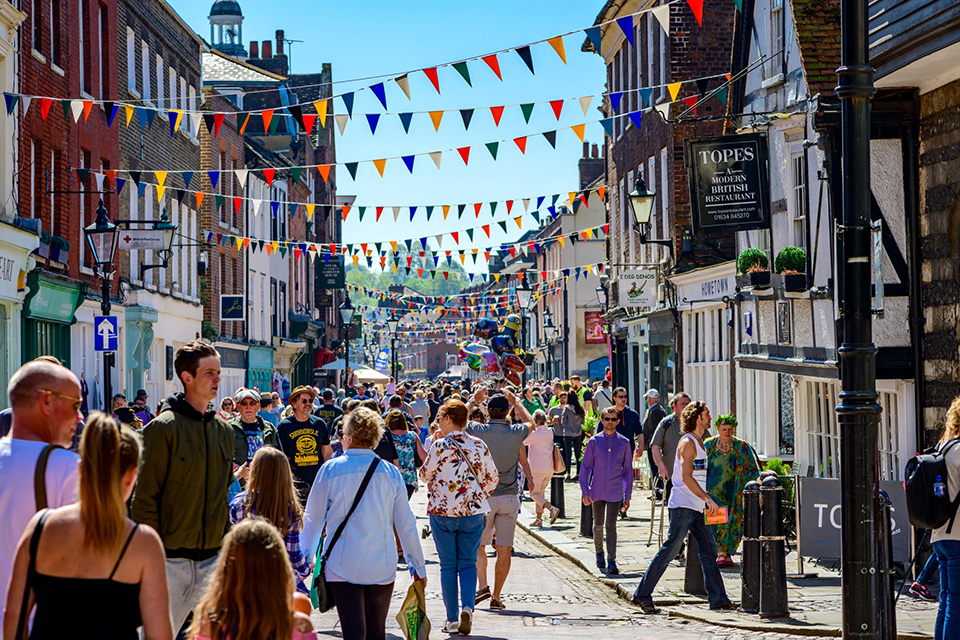
#> input picture opencvHW3/pic1.jpg, 960 x 640 px
$ python problem2.py
#> lines starting #> are read from the running program, lines starting #| are printed output that depends on the picture
import cv2
import numpy as np

# Open the image pic1.jpg and display it with the name pic1.
# Separate the image into its 3 channels. Display both the colored and grayscale versions of each channel in separate windows.

pic1 = cv2.imread("pic1.jpg")
#> pic1 is the input picture: shape (640, 960, 3); mean B, G, R 104.9, 100, 100.2

b,g,r = cv2.split(pic1)
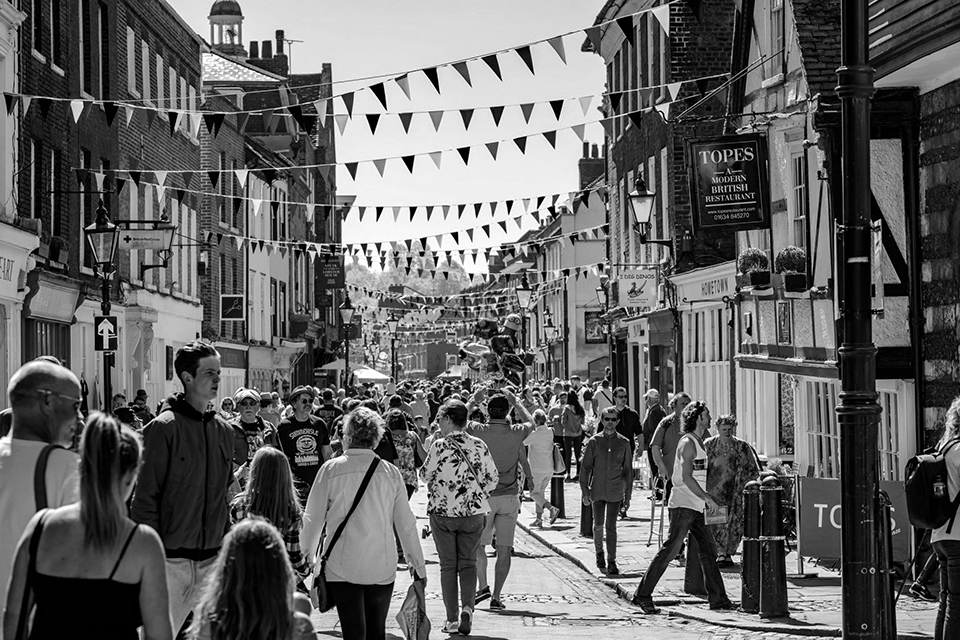
#> g: shape (640, 960); min 0, max 255, mean 100
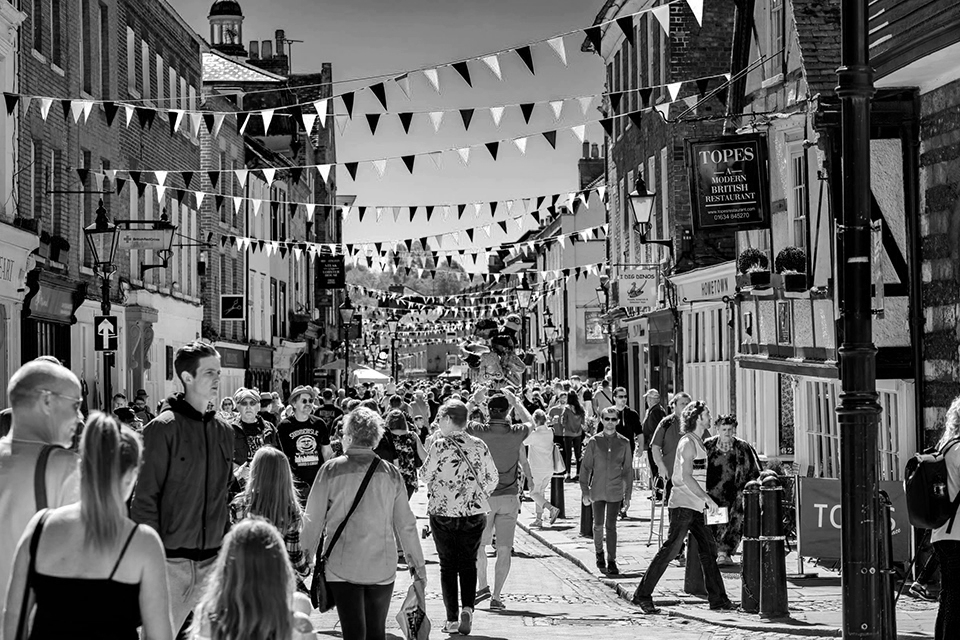
#> r: shape (640, 960); min 0, max 255, mean 100.2

blank = np.zeros(pic1.shape[:2], dtype = 'uint8')
blue = cv2.merge([b, blank, blank])
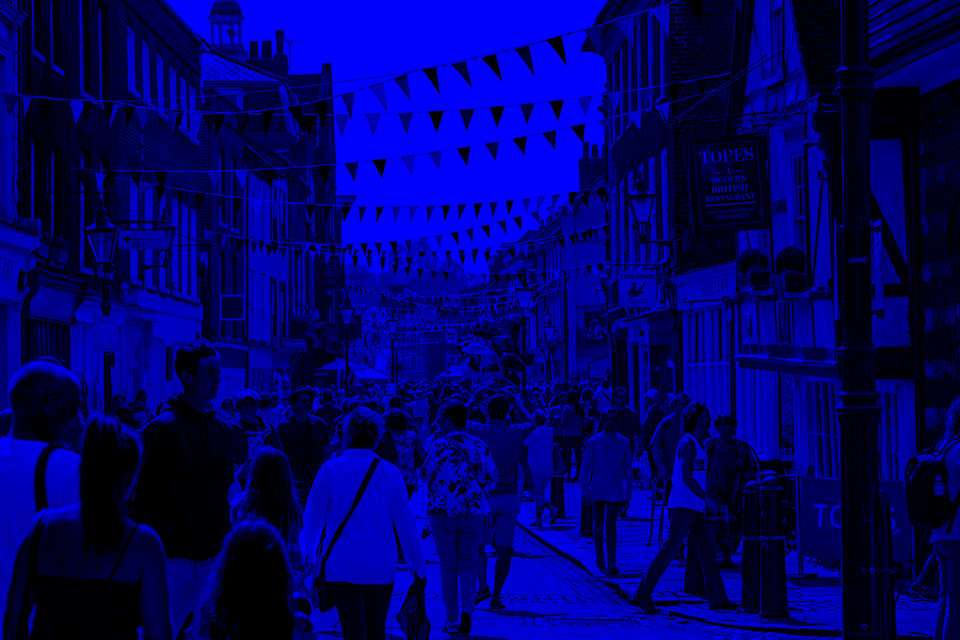
#> blue: shape (640, 960, 3); mean of channels 0, 1, 2 104.9, 0, 0; drawn as B, G, R
green = cv2.merge([blank, g, blank])
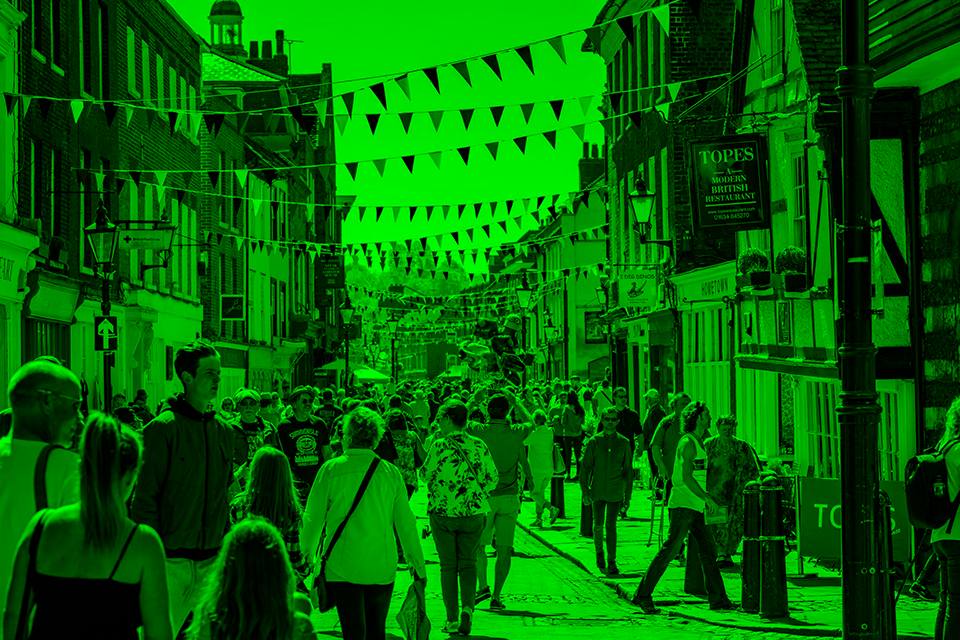
#> green: shape (640, 960, 3); mean of channels 0, 1, 2 0, 100, 0; drawn as B, G, R
red = cv2.merge([blank, blank, r])
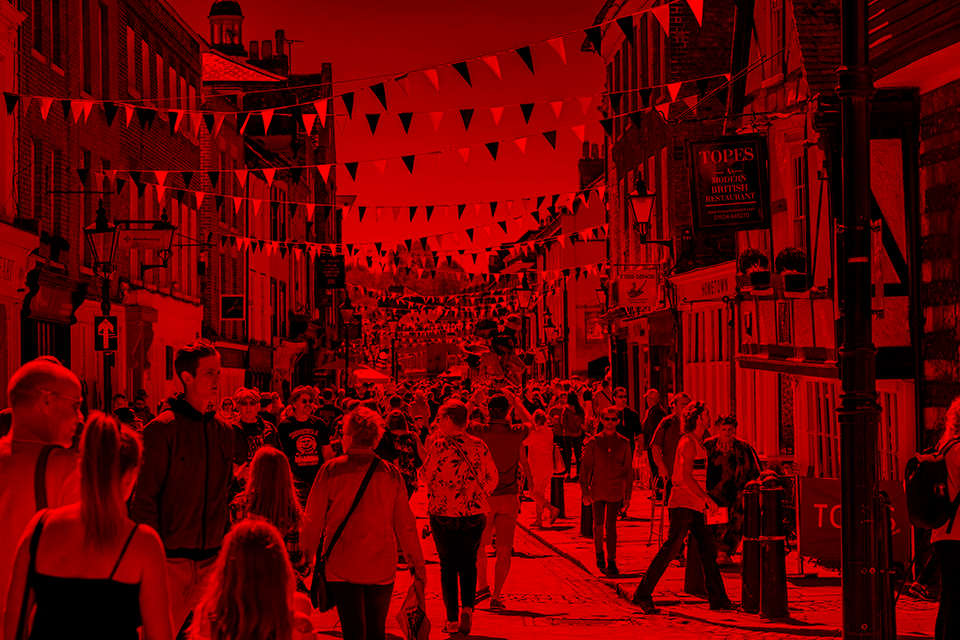
#> red: shape (640, 960, 3); mean of channels 0, 1, 2 0, 0, 100.2; drawn as B, G, R

b_gray = cv2.cvtColor(blue, cv2.COLOR_BGR2GRAY)
g_gray = cv2.cvtColor(green, cv2.COLOR_BGR2GRAY)
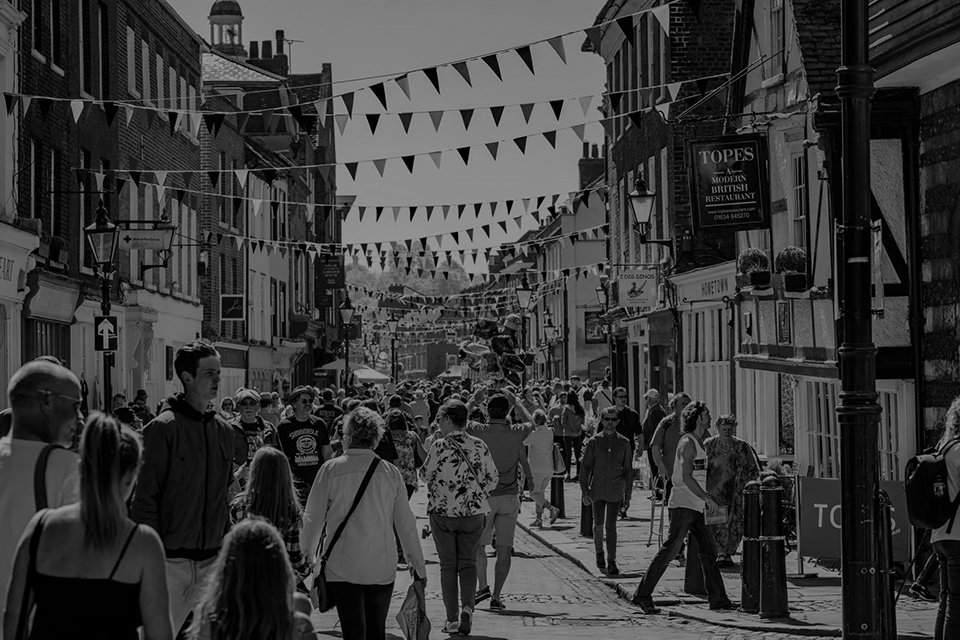
#> g_gray: shape (640, 960); min 0, max 150, mean 58.7
r_gray = cv2.cvtColor(red, cv2.COLOR_BGR2GRAY)
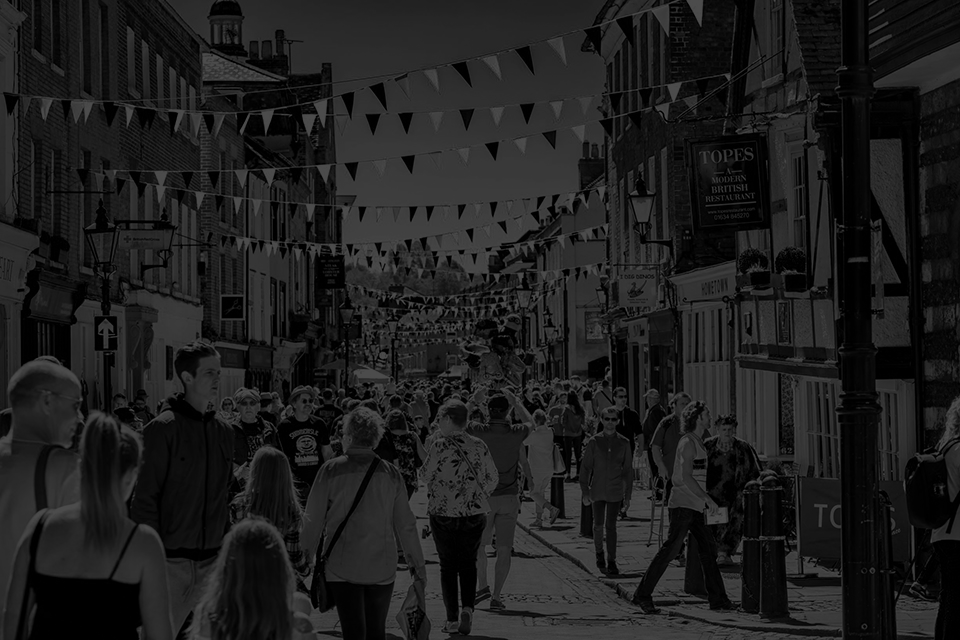
#> r_gray: shape (640, 960); min 0, max 76, mean 29.9


cv2.imshow("pic1",pic1)
cv2.imshow("b",blue)
cv2.imshow("g",green)
cv2.imshow("r",red)

cv2.imshow("b_gray",b_gray)
cv2.imshow("g_gray",g_gray)
cv2.imshow("r_gray",r_gray)
cv2.waitKey(0)
